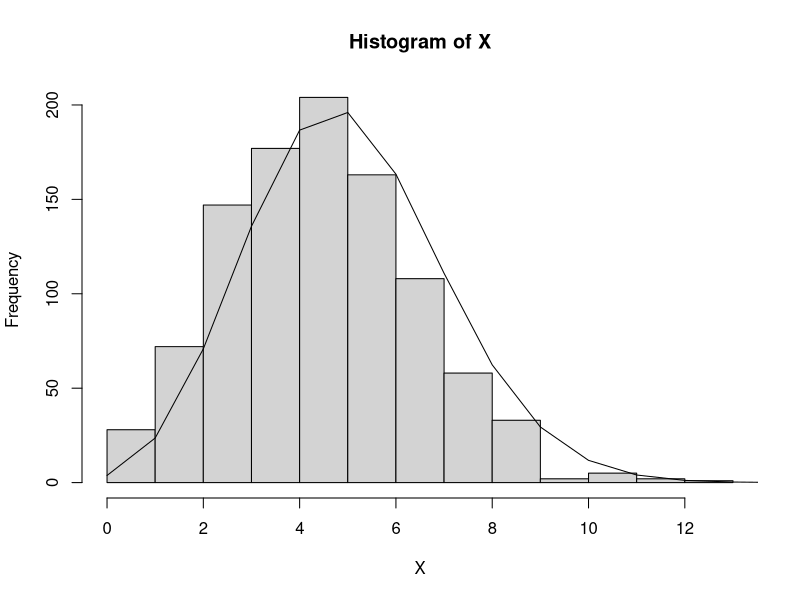
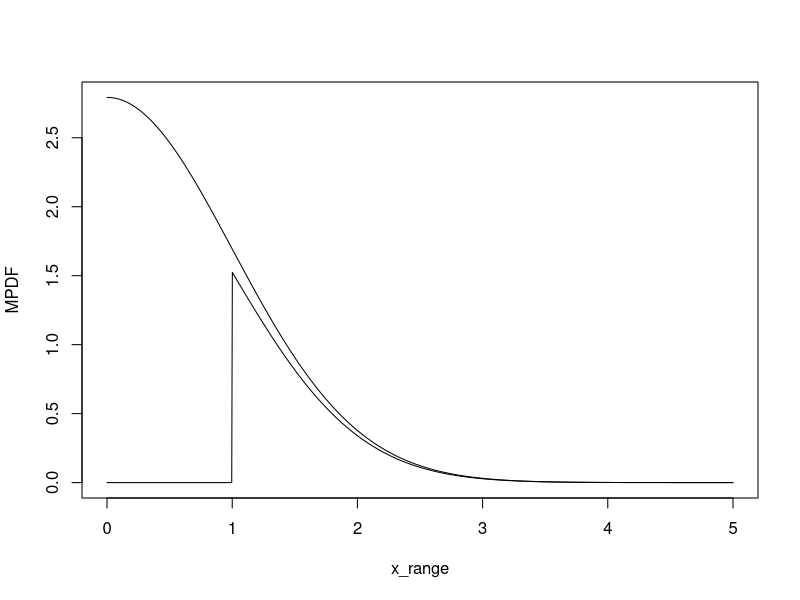
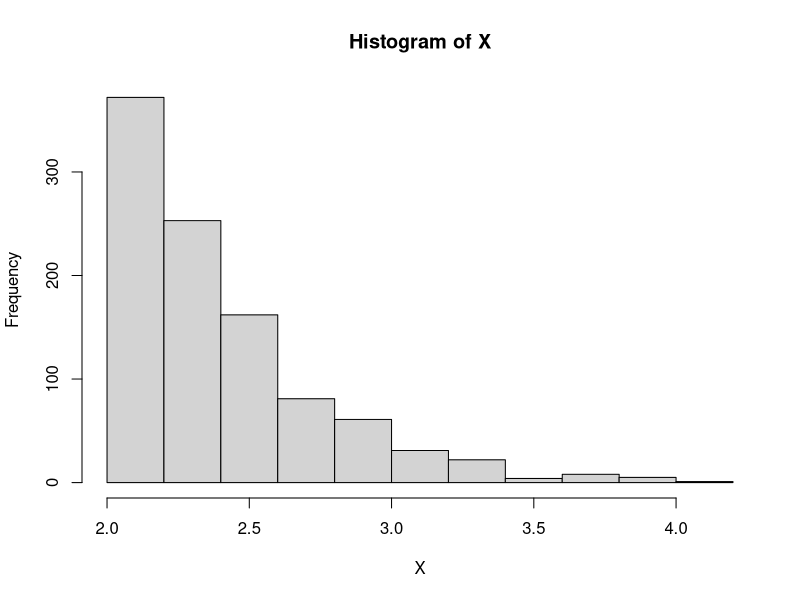
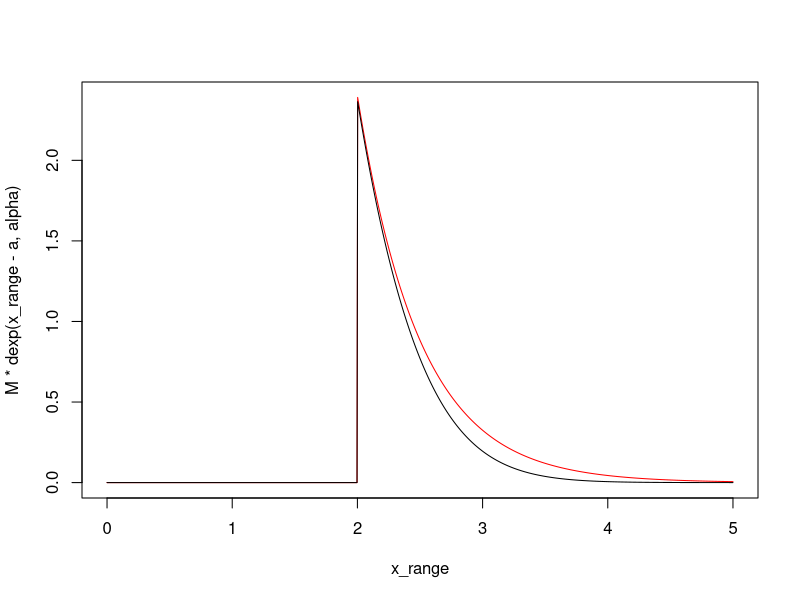
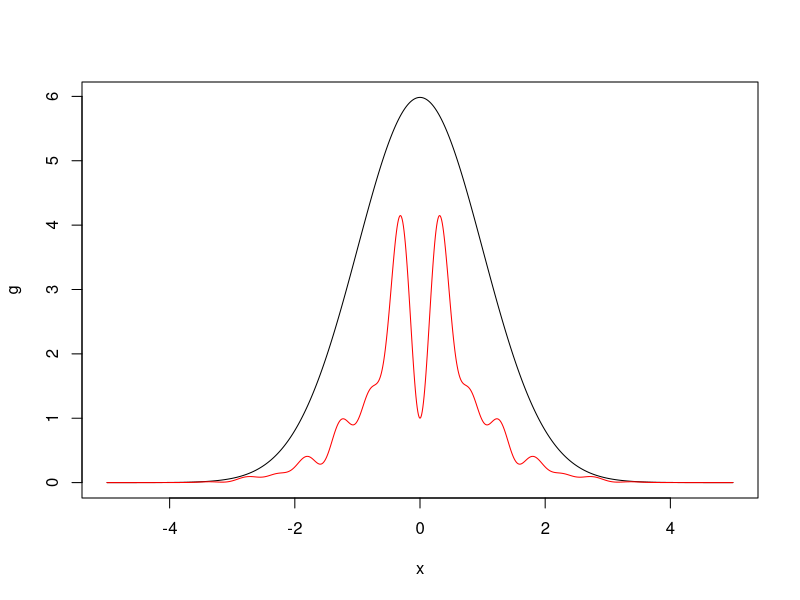
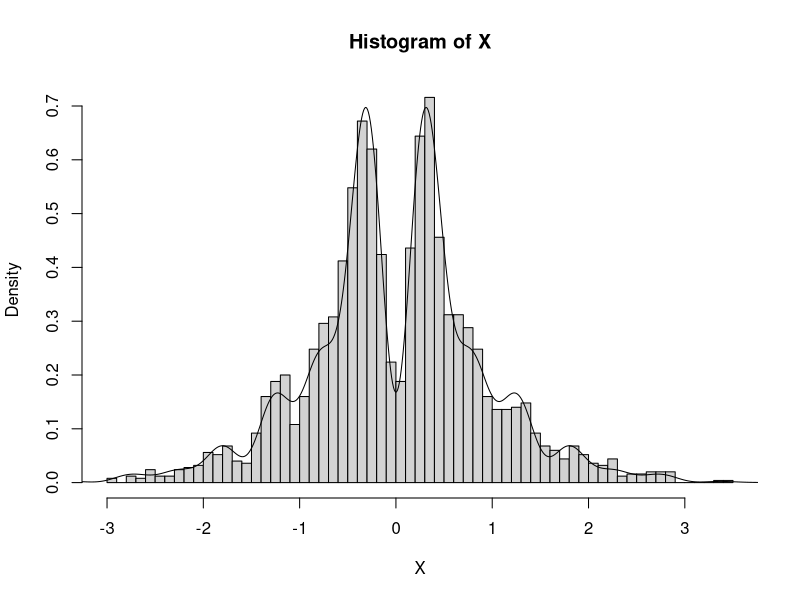

Reproduce these figures in R, in order.
### 2.11
n_samples = 1000
sample_size = 25
prob = 0.2
X = rbinom(n_samples, sample_size, prob)
hist(X)
possible_x_vals = seq(0, sample_size)
real_dist = n_samples*dbinom(x = possible_x_vals, size=sample_size, prob=prob)
lines(possible_x_vals, real_dist)





#### 2.22
# b
Nsim=10^4
mu = 0
sigma = 1
a = 1
nbr_sims = 0
X=rep(0,Nsim)
for (i in 1:Nsim){
  z=rnorm(1,mean=mu,sd=sigma)
  while(z<a){ 
    z=rnorm(1,mean=mu,sd=sigma) 
    nbr_sims = nbr_sims + 1
  }
  X[i]=z
}

acceptance_ratio = nbr_sims / Nsim
acceptance_ratio_theo = 1/pnorm(-a)

# c
x_range = seq(-0,5,length.out = 1000)
trunc_pdf = dnorm(x_range)/pnorm(-a)
trunc_pdf[x_range < a] = 0
M=7
mu_bar = 0
MPDF = M*dnorm(x_range, mean=mu_bar)
plot(x_range, MPDF, 'l')
lines(x_range, trunc_pdf)
 
# d

dTruncNorm <- function(x, a){
  density = dnorm(x)
  density[x < a] = 0
  density = density / pnorm(-a)
  return(density)
}

AcceptRejectExp <- function(nbr_samples, M, a, alpha){
  X = rep(0, nbr_samples)
  nbr_trials = 0
  for (i in 1:nbr_samples){
    prop_found = FALSE
    while (!prop_found){
      nbr_trials = nbr_trials + 1
      prop_x = a + rexp(1, rate=alpha)
      u = runif(1)
      if (u*M*dexp(prop_x-a, rate=alpha) < dTruncNorm(prop_x, a)) {
        X[i] = prop_x
        prop_found = TRUE
      }
    }
  }
  print(nbr_trials/nbr_samples)
  return(X)
}

a = 2
alpha = a
M = 1.2
X = AcceptRejectExp(1000, M, a, alpha)
hist(X)
plot(x_range, M*dexp(x_range-a, alpha), 'l', col='red')
lines(x_range, dTruncNorm(x_range, a), 'l')


### 2.18

x = seq(-5,5,length.out = 1000)
UnknownDensity <- function(x){
  exp(-x^2/2)*(sin(6*x)^2 + 3*cos(x)^2*sin(4*x)^2+1)
}
M = 15
g =M* exp(-x^2/2)/sqrt(2*pi)
plot(x,g, 'l')
f = UnknownDensity(x)
lines(x,f, col='red')
# find best M
min_M_found = FALSE
dM = 0.001
while(!min_M_found){
  M = M -dM
  g = M* exp(-x^2/2)/ sqrt(2*pi)
  min_M_found = sum(f>g) > 0
}
M = M + dM


AcceptReject <- function(nbr_samples, M){
  X = rep(0, nbr_samples)
  nbr_trials = 0
  for (i in 1:nbr_samples){
    prop_found = FALSE
    while (!prop_found){
      nbr_trials = nbr_trials + 1
      prop_x = rnorm(1)
      u = runif(1)
      if (u*M*dnorm(prop_x) < UnknownDensity(prop_x)) {
        X[i] = prop_x
        prop_found = TRUE
      }
    }
  }
  print(nbr_trials/nbr_samples)
  return(X)
}


X = AcceptReject(2500, M)
hist(X, breaks = 50, freq=FALSE)
lines(x, 1.8392*f/M)


